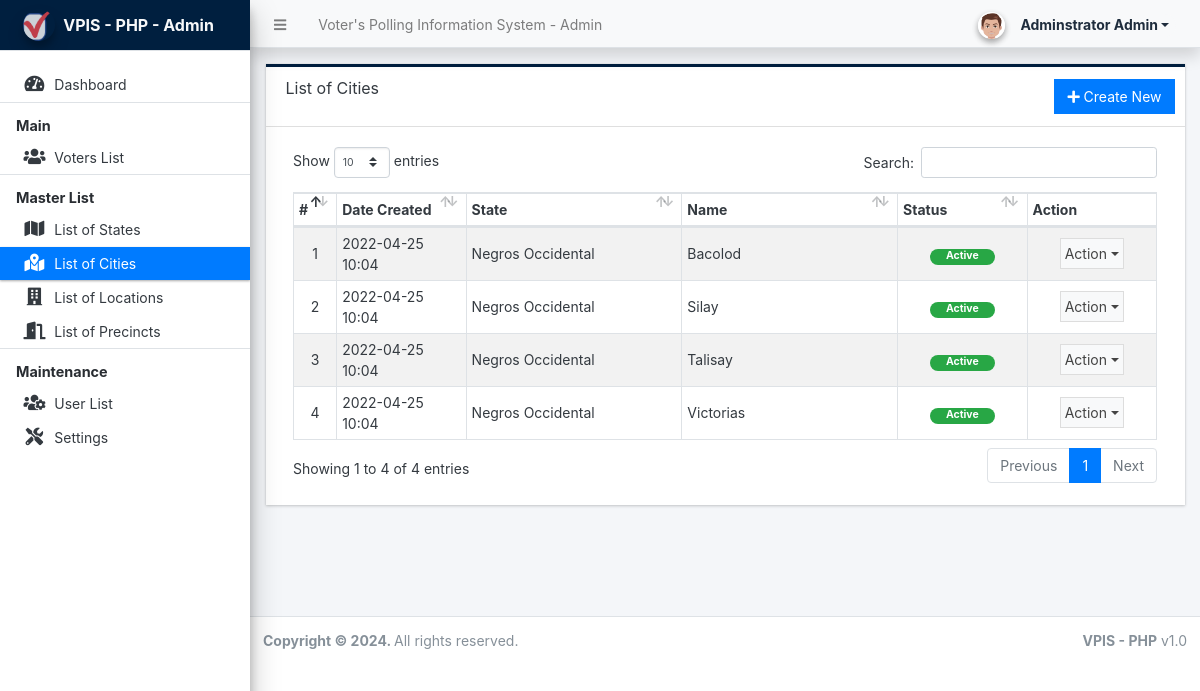
Page /admin/?page=cities (signed in) on the committed database.
### tables this page shows
CREATE TABLE `city_list` (
  `id` int(30) NOT NULL,
  `state_id` int(30) NOT NULL,
  `name` text NOT NULL,
  `status` tinyint(1) NOT NULL DEFAULT 1,
  `delete_flag` tinyint(1) NOT NULL DEFAULT 0,
  `date_created` datetime NOT NULL DEFAULT current_timestamp(),
  `date_updated` datetime NOT NULL DEFAULT current_timestamp() ON UPDATE current_timestamp()
);

CREATE TABLE `state_list` (
  `id` int(30) NOT NULL,
  `name` text NOT NULL,
  `status` tinyint(1) NOT NULL DEFAULT 1,
  `delete_flag` tinyint(1) NOT NULL DEFAULT 0,
  `date_created` datetime NOT NULL DEFAULT current_timestamp(),
  `date_updated` datetime NOT NULL DEFAULT current_timestamp() ON UPDATE current_timestamp()
);

### admin/cities/index.php (the view, shortened to what this page needs)
<div class="card card-outline rounded-0 card-navy">
	<div class="card-header">
		<h3 class="card-title">List of Cities</h3>
		<div class="card-tools">
			<a href="javascript:void(0)" id="create_new" class="btn btn-flat btn-primary"><span class="fas fa-plus"></span>  Create New</a>
		</div>
	</div>
	<div class="card-body">
        <div class="container-fluid">
			<table class="table table-hover table-striped table-bordered" id="list">
				<colgroup>
					<col width="5%">
					<col width="15%">
					<col width="25%">
					<col width="25%">
					<col width="15%">
					<col width="15%">
				</colgroup>
				<thead>
					<tr>
						<th>#</th>
						<th>Date Created</th>
						<th>State</th>
						<th>Name</th>
						<th>Status</th>
						<th>Action</th>
					</tr>
				</thead>
				<tbody>
					<?php
					$i = 1;
						$qry = $conn->query("SELECT c.*, s.name as `state` from `city_list` c inner join `state_list` s on c.state_id = s.id where c.delete_flag = 0 order by c.`name` asc ");
						while($row = $qry->fetch_assoc()):
					?>
						<tr>
							<td class="text-center"><?php echo $i++; ?></td>
							<td><?php echo date("Y-m-d H:i",strtotime($row['date_created'])) ?></td>
							<td><?php echo $row['state'] ?></td>
							<td><?php echo $row['name'] ?></td>
							<td class="text-center">
                                <?php if($row['status'] == 1): ?>
                                    <span class="badge badge-success px-3 rounded-pill">Active</span>
                                <?php else: ?>
                                    <span class="badge badge-danger px-3 rounded-pill">Inactive</span>
                                <?php endif; ?>
                            </td>
							<td align="center">
								 <button type="button" class="btn btn-flat p-1 btn-default btn-sm dropdown-toggle dropdown-icon" data-toggle="dropdown">
				                  		Action
				                  </button>
							</td>
						</tr>
					<?php endwhile; ?>
				</tbody>
			</table>
		</div>
	</div>
</div>

### rows in the picture
city_list: date_created "2022-04-25 10:04", state.name "Negros Occidental", name "Bacolod", status "Active"
city_list: date_created "2022-04-25 10:04", state.name "Negros Occidental", name "Silay", status "Active"
city_list: date_created "2022-04-25 10:04", state.name "Negros Occidental", name "Talisay", status "Active"
city_list: date_created "2022-04-25 10:04", state.name "Negros Occidental", name "Victorias", status "Active"

### other values in the picture
$_settings->info('name') "Voter's Polling Information System"
$_settings->userdata('firstname').' '.$_settings->userdata('lastname') "Adminstrator Admin"
$_settings->info('short_name') "VPIS - PHP"
